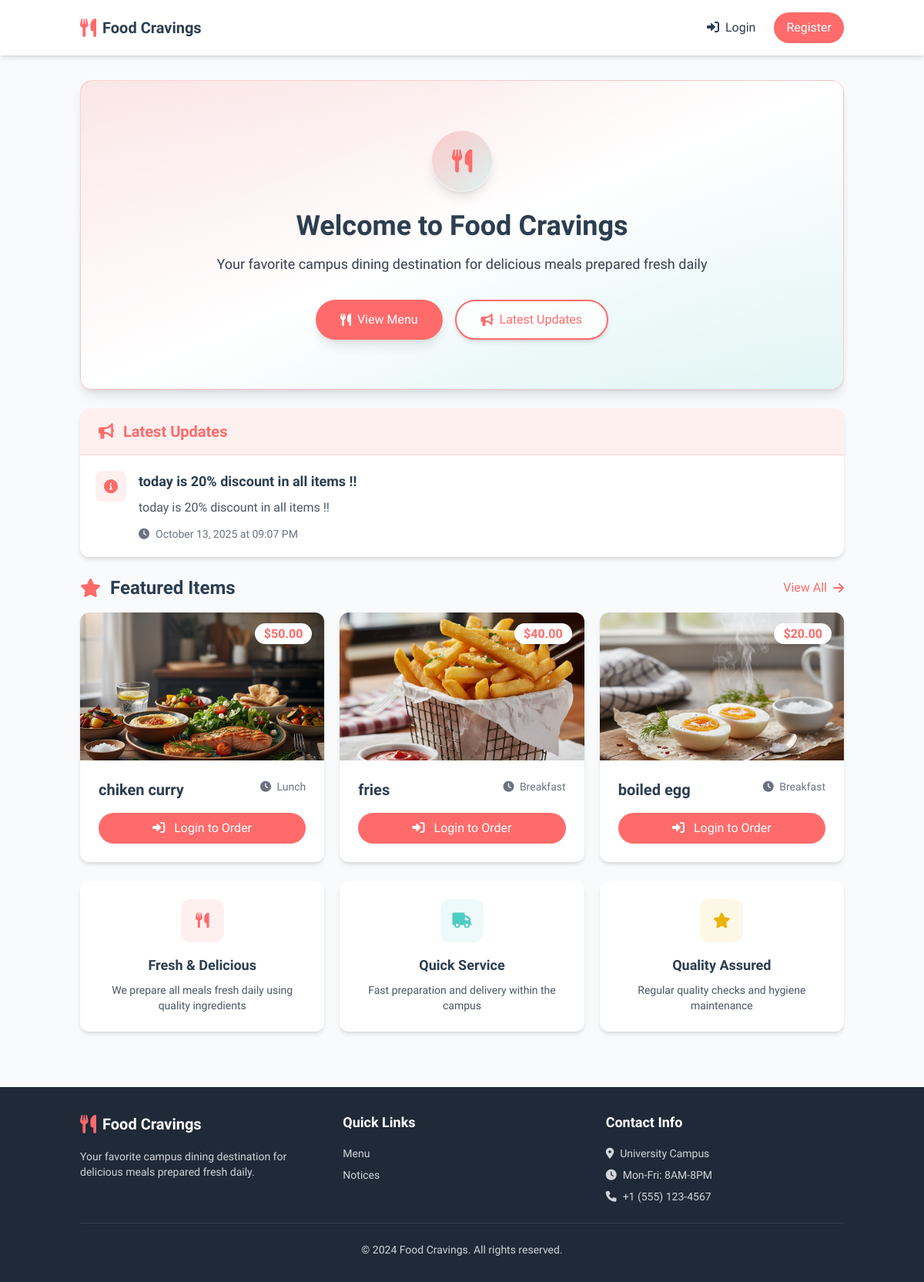
Before: / with the older database file.
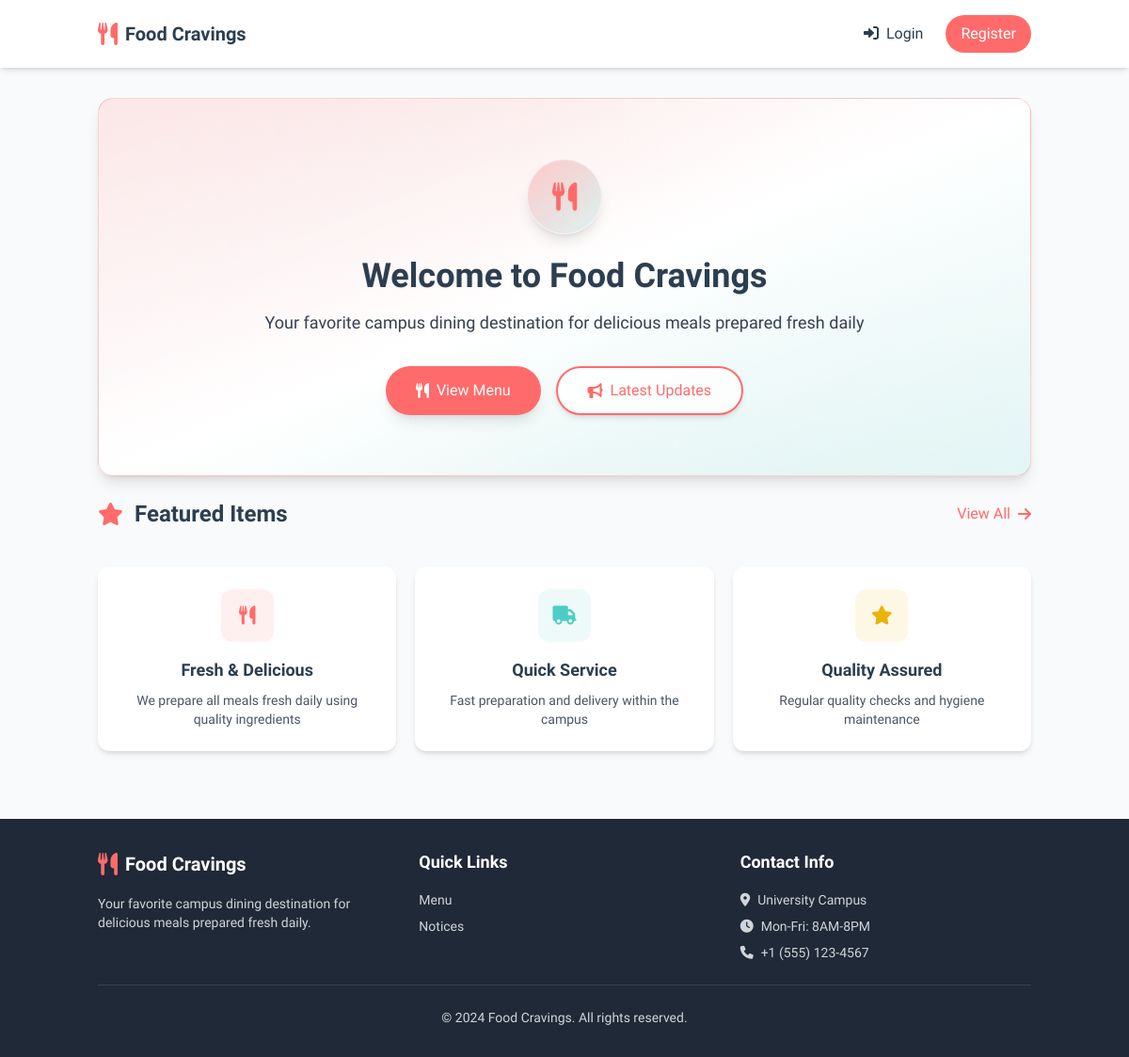
After: the same page with the newer database file.
### app.py (models this page shows)
class Notice(db.Model):
    id = db.Column(db.Integer, primary_key=True)
    title = db.Column(db.String(200), nullable=False)
    content = db.Column(db.Text, nullable=False)
    timestamp = db.Column(db.DateTime, default=datetime.utcnow)

class MenuItem(db.Model):
    id = db.Column(db.Integer, primary_key=True)
    name = db.Column(db.String(100), nullable=False)
    description = db.Column(db.Text)
    price = db.Column(db.Float, nullable=False)
    image_path = db.Column(db.String(200))
    shift = db.Column(db.String(20), nullable=False)  # breakfast, lunch, supper, dinner
    available = db.Column(db.Boolean, default=True)
    feedbacks = db.relationship('Feedback', backref='menu_item', lazy=True)

### app.py (the view)
@app.route('/')
def index():
    notices = Notice.query.order_by(Notice.timestamp.desc()).limit(5).all()
    featured_items = MenuItem.query.filter_by(available=True).order_by(db.func.random()).limit(6).all()
    return render_template('index.html', notices=notices, featured_items=featured_items)

### templates/index.html (shortened to what this page needs)
{% extends "base.html" %}
{% block content %}
<div class="space-y-6">
    <div class="relative bg-gradient-to-br from-primary/20 via-white to-secondary/20 rounded-2xl overflow-hidden border border-primary/30 shadow-lg">
        <div class="absolute inset-0 bg-gradient-to-r from-white/30 via-transparent to-white/30"></div>
        <div class="relative px-6 py-12 md:py-16 text-center">
            <div class="w-20 h-20 bg-gradient-to-br from-primary/30 to-secondary/20 rounded-full flex items-center justify-center mx-auto mb-6 shadow-lg border border-white/50">
                <i class="fas fa-utensils text-primary text-3xl drop-shadow-sm"></i>
            </div>
            <h1 class="text-3xl md:text-4xl font-bold text-dark mb-4 drop-shadow-sm">Welcome to Food Cravings</h1>
            <p class="text-lg text-gray-700 max-w-2xl mx-auto mb-8 drop-shadow-sm">
                Your favorite campus dining destination for delicious meals prepared fresh daily
            </p>
            <div class="flex flex-col sm:flex-row gap-4 justify-center">
                <a href="/menu" class="bg-primary text-white px-8 py-3 rounded-full font-medium hover:bg-opacity-90 transition-all duration-300 flex items-center justify-center shadow-lg hover:shadow-xl transform hover:-translate-y-0.5">
                    <i class="fas fa-utensils mr-2"></i>
                    View Menu
                </a>
                <a href="/notices" class="bg-white/80 backdrop-blur-sm text-primary border-2 border-primary px-8 py-3 rounded-full font-medium hover:bg-primary hover:text-white transition-all duration-300 flex items-center justify-center shadow-md hover:shadow-lg transform hover:-translate-y-0.5">
                    <i class="fas fa-bullhorn mr-2"></i>
                    Latest Updates
                </a>
            </div>
        </div>
    </div>
    {% if notices %}
        <div class="bg-white rounded-xl shadow-md overflow-hidden">
            <div class="bg-primary/10 px-6 py-4 border-b border-primary/20">
                <div class="flex items-center">
                    <i class="fas fa-bullhorn text-primary text-xl mr-3"></i>
                    <h2 class="text-xl font-semibold text-primary">Latest Updates</h2>
                </div>
            </div>
            <div class="divide-y divide-gray-100">
                {% for notice in notices %}
                    <div class="p-5 hover:bg-gray-50 transition-colors">
                        <div class="flex items-start space-x-4">
                            <div class="flex-shrink-0">
                                <div class="w-10 h-10 bg-primary/10 rounded-lg flex items-center justify-center">
                                    <i class="fas fa-info-circle text-primary text-lg"></i>
                                </div>
                            </div>
                            <div class="flex-1">
                                <h3 class="text-lg font-semibold text-dark mb-2">{{ notice.title }}</h3>
                                <p class="text-gray-600 mb-3">{{ notice.content }}</p>
                                <p class="text-sm text-gray-500 flex items-center">
                                    <i class="fas fa-clock mr-2"></i>
                                    {{ notice.timestamp.strftime('%B %d, %Y at %I:%M %p') }}
                                </p>
                            </div>
                        </div>
                    </div>
                {% endfor %}
            </div>
        </div>
    {% endif %}
    <div class="space-y-4">
        <div class="flex justify-between items-center">
            <h2 class="text-2xl font-semibold text-dark flex items-center">
                <i class="fas fa-star text-primary mr-3"></i>
                Featured Items
            </h2>
            <a href="/menu" class="text-primary hover:text-primary-dark transition-colors flex items-center font-medium">
                View All <i class="fas fa-arrow-right ml-2"></i>
            </a>
        </div>
        <div class="grid grid-cols-1 md:grid-cols-2 lg:grid-cols-3 gap-5">
            {% for item in featured_items %}
                <div class="bg-white rounded-xl shadow-md overflow-hidden hover:shadow-lg transition-shadow">
                    <div class="relative h-48">
                        <img src="/{{ item.image_path or 'static/uploads/default-food.png' }}"
                             alt="{{ item.name }}"
                             class="w-full h-full object-cover">
                        <div class="absolute top-4 right-4">
                            <span class="bg-white px-3 py-1 rounded-full text-primary font-semibold shadow-md">
                                ${{ "%.2f"|format(item.price) }}
                            </span>
                        </div>
                    </div>
                    <div class="p-6">
                        <div class="flex justify-between items-start mb-2">
                            <h3 class="text-xl font-semibold text-dark">{{ item.name }}</h3>
                            <span class="text-sm text-gray-500 capitalize">
                                <i class="fas fa-clock mr-1"></i>
                                {{ item.shift }}
                            </span>
                        </div>
                        {% if session.get('user_id') %}
                            <div class="flex items-center justify-between">
                                <div class="flex items-center space-x-2">
                                    <button onclick="decreaseQuantity('{{ item.id }}')"
                                        class="w-8 h-8 rounded-full bg-gray-100 flex items-center justify-center text-gray-600 hover:bg-gray-200">
                                        <i class="fas fa-minus"></i>
                                    </button>
                                    <span id="quantity-{{ item.id }}" class="w-8 text-center">1</span>
                                    <button onclick="increaseQuantity('{{ item.id }}')"
                                        class="w-8 h-8 rounded-full bg-gray-100 flex items-center justify-center text-gray-600 hover:bg-gray-200">
                                        <i class="fas fa-plus"></i>
                                    </button>
                                </div>
                                <button onclick="addToOrder('{{ item.id }}')"
                                    class="bg-primary text-white px-4 py-2 rounded-full hover:bg-opacity-90 transition-colors flex items-center">
                                    <i class="fas fa-shopping-cart mr-2"></i>
                                    Order Now
                                </button>
                            </div>
                        {% else %}
                            <a href="/login" class="block text-center bg-primary text-white px-4 py-2 rounded-full hover:bg-opacity-90 transition-colors">
                                <i class="fas fa-sign-in-alt mr-2"></i>
                                Login to Order
                            </a>
                        {% endif %}
                    </div>
                </div>
            {% endfor %}
        </div>
    </div>
    <div class="grid grid-cols-1 md:grid-cols-3 gap-5">
        <div class="bg-white p-6 rounded-xl shadow-md text-center hover:shadow-lg transition-shadow">
            <div class="w-14 h-14 bg-primary/10 rounded-xl flex items-center justify-center mx-auto mb-4">
                <i class="fas fa-utensils text-primary text-xl"></i>
            </div>
            <h3 class="text-lg font-semibold text-dark mb-2">Fresh & Delicious</h3>
            <p class="text-gray-600 text-sm">We prepare all meals fresh daily using quality ingredients</p>
        </div>
        <div class="bg-white p-6 rounded-xl shadow-md text-center hover:shadow-lg transition-shadow">
            <div class="w-14 h-14 bg-secondary/10 rounded-xl flex items-center justify-center mx-auto mb-4">
                <i class="fas fa-truck text-secondary text-xl"></i>
            </div>
            <h3 class="text-lg font-semibold text-dark mb-2">Quick Service</h3>
            <p class="text-gray-600 text-sm">Fast preparation and delivery within the campus</p>
        </div>
        <div class="bg-white p-6 rounded-xl shadow-md text-center hover:shadow-lg transition-shadow">
            <div class="w-14 h-14 bg-yellow-500/10 rounded-xl flex items-center justify-center mx-auto mb-4">
                <i class="fas fa-star text-yellow-500 text-xl"></i>
            </div>
            <h3 class="text-lg font-semibold text-dark mb-2">Quality Assured</h3>
            <p class="text-gray-600 text-sm">Regular quality checks and hygiene maintenance</p>
        </div>
    </div>
</div>
{% endblock %}

Changed rows visible on the page:
removed Notice: title "today is 20% discount in all items !!", content "today is 20% discount in all items !!", timestamp "October 13, 2025 at 09:07 PM"
removed MenuItem: shows a picture, price "50.00", name "chiken curry", shift "Lunch"
removed MenuItem: image_path (picture), price "40.00", name "fries", shift "Breakfast"
removed MenuItem: image_path (picture), price "20.00", name "boiled egg", shift "Breakfast"
Other visible differences:
text no longer shown: "Latest Updates"
